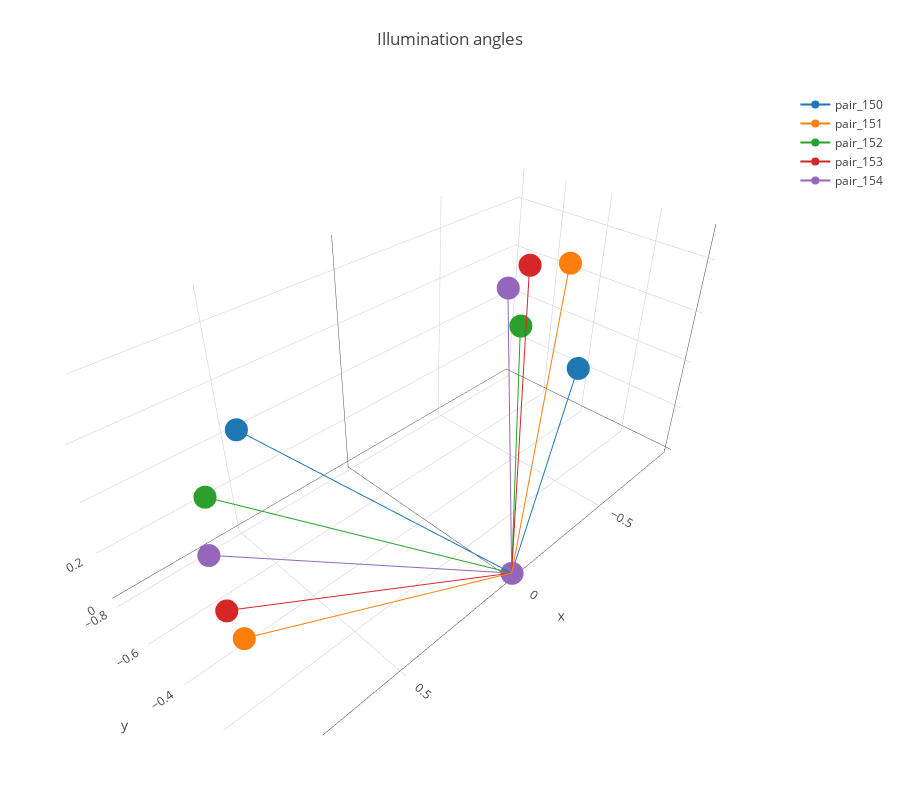

Here is the notebook cell this chart was saved with:
### Markdown cell above
Plotting the illumination x,y,z

### Code cell
layout = go.Layout(
    title='Illumination angles',
    autosize=True,
    width=900,
    height=800,
    margin=dict(
        l=65,
        r=50,
        b=65,
        t=90
    )
)
fig = go.Figure(data=traces, layout=layout)
iplot(fig, filename='elevations-3d-surface')

### Figure 1 — Plotly figure (JSON) as saved in the notebook; plotly's stock layout.template omitted (floating-point values rounded to 4 significant figures)
{"data": [{"name": "pair_150", "type": "scatter3d", "x": [0.4587, 0, -0.8886], "y": [-0.7911, 0, -0.4084], "z": [0.4046, 0, 0.2088]}, {"name": "pair_151", "type": "scatter3d", "x": [0.9104, 0, -0.4137], "y": [-0.08641, 0, -0.1901], "z": [0.4046, 0, 0.8903]}, {"name": "pair_152", "type": "scatter3d", "x": [0.7071, 0, -0.7071], "y": [-0.5774, 0, -0.5774], "z": [0.4082, 0, 0.4082]}, {"name": "pair_153", "type": "scatter3d", "x": [0.8944, 0, -0.4472], "y": [-0.1826, 0, -0.3651], "z": [0.4082, 0, 0.8165]}, {"name": "pair_154", "type": "scatter3d", "x": [0.8321, 0, -0.5547], "y": [-0.3548, 0, -0.5322], "z": [0.4264, 0, 0.6396]}], "layout": {"autosize": true, "height": 800, "margin": {"b": 65, "l": 65, "r": 50, "t": 90}, "title": "Illumination angles", "width": 900}}
